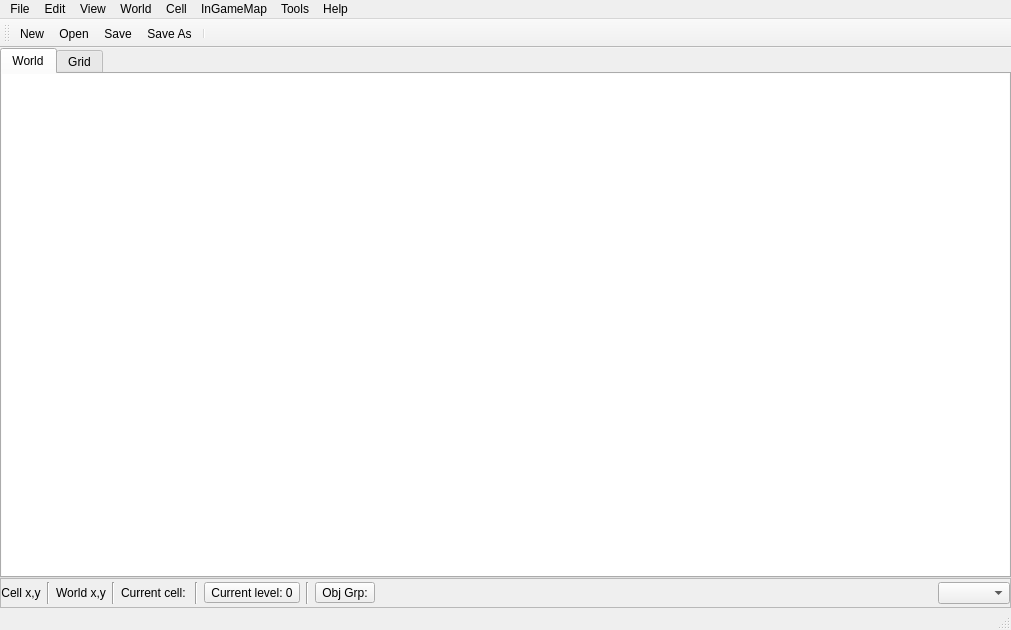
<?xml version="1.0" encoding="UTF-8"?>
<ui version="4.0">
 <class>MainWindow</class>
 <widget class="QMainWindow" name="MainWindow">
  <property name="geometry">
   <rect>
    <x>0</x>
    <y>0</y>
    <width>1011</width>
    <height>630</height>
   </rect>
  </property>
  <property name="windowTitle">
   <string>PZWorldEd</string>
  </property>
  <widget class="QWidget" name="centralWidget">
   <layout class="QGridLayout" name="gridLayout_4">
    <property name="leftMargin">
     <number>0</number>
    </property>
    <property name="topMargin">
     <number>0</number>
    </property>
    <property name="rightMargin">
     <number>0</number>
    </property>
    <property name="bottomMargin">
     <number>0</number>
    </property>
    <property name="verticalSpacing">
     <number>0</number>
    </property>
    <item row="0" column="0">
     <widget class="QTabWidget" name="documentTabWidget">
      <property name="currentIndex">
       <number>0</number>
      </property>
      <widget class="QWidget" name="tabWorld">
       <attribute name="title">
        <string>World</string>
       </attribute>
       <layout class="QGridLayout" name="gridLayout_3">
        <property name="leftMargin">
         <number>0</number>
        </property>
        <property name="topMargin">
         <number>0</number>
        </property>
        <property name="rightMargin">
         <number>0</number>
        </property>
        <property name="bottomMargin">
         <number>0</number>
        </property>
        <item row="0" column="0">
         <widget class="QGraphicsView" name="worldView">
          <property name="frameShape">
           <enum>QFrame::NoFrame</enum>
          </property>
          <property name="frameShadow">
           <enum>QFrame::Sunken</enum>
          </property>
         </widget>
        </item>
       </layout>
      </widget>
      <widget class="QWidget" name="tabCell">
       <attribute name="title">
        <string>Grid</string>
       </attribute>
       <layout class="QGridLayout" name="gridLayout_5">
        <property name="leftMargin">
         <number>0</number>
        </property>
        <property name="topMargin">
         <number>0</number>
        </property>
        <property name="rightMargin">
         <number>0</number>
        </property>
        <property name="bottomMargin">
         <number>0</number>
        </property>
        <item row="0" column="0">
         <widget class="QGraphicsView" name="cellView">
          <property name="frameShape">
           <enum>QFrame::NoFrame</enum>
          </property>
         </widget>
        </item>
       </layout>
      </widget>
     </widget>
    </item>
    <item row="1" column="0">
     <widget class="QFrame" name="viewTools">
      <property name="frameShape">
       <enum>QFrame::StyledPanel</enum>
      </property>
      <property name="frameShadow">
       <enum>QFrame::Raised</enum>
      </property>
      <layout class="QHBoxLayout" name="horizontalLayout">
       <property name="leftMargin">
        <number>0</number>
       </property>
       <property name="topMargin">
        <number>3</number>
       </property>
       <property name="rightMargin">
        <number>0</number>
       </property>
       <property name="bottomMargin">
        <number>3</number>
       </property>
       <item>
        <widget class="QLabel" name="coordinatesLabel">
         <property name="minimumSize">
          <size>
           <width>0</width>
           <height>0</height>
          </size>
         </property>
         <property name="text">
          <string>Cell x,y</string>
         </property>
         <property name="alignment">
          <set>Qt::AlignCenter</set>
         </property>
        </widget>
       </item>
       <item>
        <widget class="Line" name="line">
         <property name="orientation">
          <enum>Qt::Vertical</enum>
         </property>
        </widget>
       </item>
       <item>
        <widget class="QLabel" name="worldCoordinatesLabel">
         <property name="minimumSize">
          <size>
           <width>0</width>
           <height>0</height>
          </size>
         </property>
         <property name="text">
          <string>World x,y</string>
         </property>
         <property name="alignment">
          <set>Qt::AlignCenter</set>
         </property>
        </widget>
       </item>
       <item>
        <widget class="Line" name="line_4">
         <property name="orientation">
          <enum>Qt::Vertical</enum>
         </property>
        </widget>
       </item>
       <item>
        <widget class="QLabel" name="currentCellLabel">
         <property name="text">
          <string>Current cell: &lt;none&gt;</string>
         </property>
        </widget>
       </item>
       <item>
        <widget class="Line" name="line_2">
         <property name="orientation">
          <enum>Qt::Vertical</enum>
         </property>
        </widget>
       </item>
       <item>
        <widget class="QToolButton" name="currentLevelButton">
         <property name="text">
          <string>Current level: 0</string>
         </property>
         <property name="popupMode">
          <enum>QToolButton::InstantPopup</enum>
         </property>
         <property name="arrowType">
          <enum>Qt::NoArrow</enum>
         </property>
        </widget>
       </item>
       <item>
        <widget class="Line" name="line_3">
         <property name="orientation">
          <enum>Qt::Vertical</enum>
         </property>
        </widget>
       </item>
       <item>
        <widget class="QToolButton" name="objectGroupButton">
         <property name="text">
          <string>Obj Grp:</string>
         </property>
         <property name="popupMode">
          <enum>QToolButton::InstantPopup</enum>
         </property>
        </widget>
       </item>
       <item>
        <spacer name="horizontalSpacer">
         <property name="orientation">
          <enum>Qt::Horizontal</enum>
         </property>
         <property name="sizeHint" stdset="0">
          <size>
           <width>40</width>
           <height>20</height>
          </size>
         </property>
        </spacer>
       </item>
       <item>
        <widget class="QComboBox" name="zoomComboBox"/>
       </item>
      </layout>
     </widget>
    </item>
   </layout>
  </widget>
  <widget class="QMenuBar" name="menuBar">
   <property name="geometry">
    <rect>
     <x>0</x>
     <y>0</y>
     <width>1011</width>
     <height>17</height>
    </rect>
   </property>
   <widget class="QMenu" name="fileMenu">
    <property name="title">
     <string>File</string>
    </property>
    <widget class="QMenu" name="menuBMP_To_TMX">
     <property name="title">
      <string>BMP To TMX</string>
     </property>
     <addaction name="actionBMPToTMXAll"/>
     <addaction name="actionBMPToTMXSelected"/>
    </widget>
    <widget class="QMenu" name="menuTMX_To_BMP">
     <property name="title">
      <string>TMX To BMP</string>
     </property>
     <addaction name="actionTMXToBMPAll"/>
     <addaction name="actionTMXToBMPSelected"/>
    </widget>
    <widget class="QMenu" name="menuGenerate_Lots_8x8">
     <property name="title">
      <string>Generate Lots 8x8</string>
     </property>
     <addaction name="actionGenerateLotsAll8x8"/>
     <addaction name="actionGenerateLotsSelected8x8"/>
    </widget>
    <widget class="QMenu" name="menuOverwriteSpawnMap256">
     <property name="title">
      <string>Overwrite SpawnMap 8x8</string>
     </property>
     <addaction name="actionOverwriteSpawnMap_AllCells_256"/>
     <addaction name="actionOverwriteSpawnMap_SelectedCells_256"/>
    </widget>
    <addaction name="actionNew"/>
    <addaction name="actionOpen"/>
    <addaction name="actionSave"/>
    <addaction name="actionSaveAs"/>
    <addaction name="separator"/>
    <addaction name="menuBMP_To_TMX"/>
    <addaction name="menuTMX_To_BMP"/>
    <addaction name="menuGenerate_Lots_8x8"/>
    <addaction name="actionExportModAll8x8"/>
    <addaction name="menuOverwriteSpawnMap256"/>
    <addaction name="actionLUAObjectDump"/>
    <addaction name="actionWriteObjects"/>
    <addaction name="actionReadObjectsFromLua"/>
    <addaction name="actionWriteRoomTonesToLua"/>
    <addaction name="separator"/>
    <addaction name="actionClose"/>
    <addaction name="actionCloseAll"/>
    <addaction name="actionQuit"/>
   </widget>
   <widget class="QMenu" name="helpMenu">
    <property name="title">
     <string>Help</string>
    </property>
    <addaction name="actionAboutQt"/>
   </widget>
   <widget class="QMenu" name="editMenu">
    <property name="title">
     <string>Edit</string>
    </property>
    <addaction name="separator"/>
    <addaction name="actionCopy"/>
    <addaction name="actionPaste"/>
    <addaction name="actionClipboard"/>
    <addaction name="separator"/>
    <addaction name="actionPreferences"/>
    <addaction name="actionKeyboardShortcuts"/>
   </widget>
   <widget class="QMenu" name="menuView">
    <property name="title">
     <string>View</string>
    </property>
    <addaction name="actionShowCellBorder"/>
    <addaction name="actionShowCoordinates"/>
    <addaction name="actionShowGrid"/>
    <addaction name="actionShowInvisibleTiles"/>
    <addaction name="actionShowLotFloorsOnly"/>
    <addaction name="actionShowMiniMap"/>
    <addaction name="actionShowObjects"/>
    <addaction name="actionShowObjectNames"/>
    <addaction name="actionShowOtherWorlds"/>
    <addaction name="actionShowBMP"/>
    <addaction name="actionShowWorldThumbnails"/>
    <addaction name="actionShowZombieSpawnImage"/>
    <addaction name="actionShowBiomeMap"/>
    <addaction name="actionShowZonesInWorldView"/>
    <addaction name="separator"/>
    <addaction name="actionHighlightCurrentLevel"/>
    <addaction name="actionHighlightRoomUnderPointer"/>
    <addaction name="actionLevelAbove"/>
    <addaction name="actionLevelBelow"/>
    <addaction name="separator"/>
    <addaction name="actionZoomIn"/>
    <addaction name="actionZoomOut"/>
    <addaction name="actionZoomNormal"/>
    <addaction name="separator"/>
   </widget>
   <widget class="QMenu" name="menuWorld">
    <property name="title">
     <string>World</string>
    </property>
    <addaction name="actionEditCell"/>
    <addaction name="actionGoToXY"/>
    <addaction name="actionResizeWorld"/>
    <addaction name="separator"/>
    <addaction name="actionObjectGroups"/>
    <addaction name="actionObjectTypes"/>
    <addaction name="separator"/>
    <addaction name="actionEnums"/>
    <addaction name="actionProperties"/>
    <addaction name="actionTemplates"/>
    <addaction name="separator"/>
    <addaction name="actionRemoveRoad"/>
    <addaction name="actionRemoveBMP"/>
   </widget>
   <widget class="QMenu" name="menuCell">
    <property name="title">
     <string>Cell</string>
    </property>
    <addaction name="actionRemoveLot"/>
    <addaction name="actionRemoveObject"/>
    <addaction name="actionSplitObjectPolygon"/>
    <addaction name="separator"/>
    <addaction name="actionExtractLots"/>
    <addaction name="actionExtractObjects"/>
    <addaction name="separator"/>
    <addaction name="actionClearCell"/>
    <addaction name="actionClearMapOnly"/>
    <addaction name="actionRemoveEmptyBorderCells"/>
    <addaction name="actionCheckForHoles"/>
   </widget>
   <widget class="QMenu" name="menuTools">
    <property name="title">
     <string>Tools</string>
    </property>
    <widget class="QMenu" name="menuAlias_Fixup">
     <property name="title">
      <string>Tiles From -&gt; To</string>
     </property>
     <addaction name="actionFromToAll"/>
     <addaction name="actionFromToSelected"/>
    </widget>
    <addaction name="actionLotPackViewer"/>
    <addaction name="menuAlias_Fixup"/>
    <addaction name="actionBuildingsToPNG"/>
    <addaction name="actionLootInspector"/>
    <addaction name="actionZonesToPNG"/>
    <addaction name="separator"/>
    <addaction name="actionTerrainImageEditor"/>
    <addaction name="actionGenerateBiomeMap"/>
    <addaction name="actionWorldGenPreview"/>
    <addaction name="actionWorldGenPrefabEditor"/>
   </widget>
   <widget class="QMenu" name="menuInGameMap">
    <property name="title">
     <string>InGameMap</string>
    </property>
    <addaction name="actionRemoveInGameMapFeatures"/>
    <addaction name="actionRemoveInGameMapPoints"/>
    <addaction name="actionSplitInGameMapPolygon"/>
    <addaction name="actionAddInGameMapHole"/>
    <addaction name="actionRemoveInGameMapHole"/>
    <addaction name="actionConvertToPolygon"/>
    <addaction name="separator"/>
    <addaction name="actionGenerateInGameMapBuildingFeatures"/>
    <addaction name="actionGenerateInGameMapTreeFeatures"/>
    <addaction name="actionGenerateInGameMapWaterFeatures"/>
    <addaction name="actionGenerateInGameMapRoadFeatures"/>
    <addaction name="separator"/>
    <addaction name="actionReadInGameMapFeaturesXML"/>
    <addaction name="actionWriteInGameMapFeaturesXML_256"/>
    <addaction name="actionOverwriteInGameMapFeaturesXML_256"/>
    <addaction name="actionCreateFeatureImage"/>
    <addaction name="actionCreateWorldImage"/>
    <addaction name="actionCreateImagePyramid"/>
   </widget>
   <addaction name="fileMenu"/>
   <addaction name="editMenu"/>
   <addaction name="menuView"/>
   <addaction name="menuWorld"/>
   <addaction name="menuCell"/>
   <addaction name="menuInGameMap"/>
   <addaction name="menuTools"/>
   <addaction name="helpMenu"/>
  </widget>
  <widget class="QToolBar" name="mainToolBar">
   <property name="windowTitle">
    <string>Main Toolbar</string>
   </property>
   <property name="toolButtonStyle">
    <enum>Qt::ToolButtonFollowStyle</enum>
   </property>
   <attribute name="toolBarArea">
    <enum>TopToolBarArea</enum>
   </attribute>
   <attribute name="toolBarBreak">
    <bool>false</bool>
   </attribute>
   <addaction name="actionNew"/>
   <addaction name="actionOpen"/>
   <addaction name="actionSave"/>
   <addaction name="actionSaveAs"/>
   <addaction name="separator"/>
  </widget>
  <widget class="QStatusBar" name="statusBar"/>
  <action name="actionQuit">
   <property name="icon">
    <iconset resource="editor.qrc">
     <normaloff>:/images/16x16/application-exit.png</normaloff>:/images/16x16/application-exit.png</iconset>
   </property>
   <property name="text">
    <string>Quit</string>
   </property>
   <property name="menuRole">
    <enum>QAction::QuitRole</enum>
   </property>
  </action>
  <action name="actionAboutQt">
   <property name="text">
    <string>About Qt</string>
   </property>
   <property name="menuRole">
    <enum>QAction::AboutQtRole</enum>
   </property>
  </action>
  <action name="actionOpen">
   <property name="icon">
    <iconset resource="editor.qrc">
     <normaloff>:/images/16x16/document-open.png</normaloff>:/images/16x16/document-open.png</iconset>
   </property>
   <property name="text">
    <string>Open...</string>
   </property>
  </action>
  <action name="actionEditCell">
   <property name="text">
    <string>Edit Cell</string>
   </property>
  </action>
  <action name="actionUndo">
   <property name="text">
    <string>Undo</string>
   </property>
  </action>
  <action name="actionRedo">
   <property name="text">
    <string>Redo</string>
   </property>
  </action>
  <action name="actionZoomIn">
   <property name="icon">
    <iconset resource="editor.qrc">
     <normaloff>:/images/16x16/zoom-in.png</normaloff>:/images/16x16/zoom-in.png</iconset>
   </property>
   <property name="text">
    <string>Zoom In</string>
   </property>
  </action>
  <action name="actionZoomOut">
   <property name="icon">
    <iconset resource="editor.qrc">
     <normaloff>:/images/16x16/zoom-out.png</normaloff>:/images/16x16/zoom-out.png</iconset>
   </property>
   <property name="text">
    <string>Zoom Out</string>
   </property>
  </action>
  <action name="actionShowGrid">
   <property name="checkable">
    <bool>true</bool>
   </property>
   <property name="text">
    <string>Show Grid</string>
   </property>
   <property name="shortcut">
    <string>Ctrl+G</string>
   </property>
  </action>
  <action name="actionHighlightCurrentLevel">
   <property name="checkable">
    <bool>true</bool>
   </property>
   <property name="text">
    <string>Highlight Current Level</string>
   </property>
   <property name="shortcut">
    <string>H</string>
   </property>
  </action>
  <action name="actionZoomNormal">
   <property name="icon">
    <iconset resource="editor.qrc">
     <normaloff>:/images/16x16/zoom-original.png</normaloff>:/images/16x16/zoom-original.png</iconset>
   </property>
   <property name="text">
    <string>Normal Size</string>
   </property>
   <property name="shortcut">
    <string>Ctrl+0</string>
   </property>
  </action>
  <action name="actionSave">
   <property name="icon">
    <iconset resource="editor.qrc">
     <normaloff>:/images/16x16/document-save.png</normaloff>:/images/16x16/document-save.png</iconset>
   </property>
   <property name="text">
    <string>Save</string>
   </property>
  </action>
  <action name="actionSaveAs">
   <property name="icon">
    <iconset resource="editor.qrc">
     <normaloff>:/images/16x16/document-save-as.png</normaloff>:/images/16x16/document-save-as.png</iconset>
   </property>
   <property name="text">
    <string>Save As...</string>
   </property>
  </action>
  <action name="actionClose">
   <property name="text">
    <string>Close</string>
   </property>
  </action>
  <action name="actionCloseAll">
   <property name="text">
    <string>Close All</string>
   </property>
  </action>
  <action name="actionProperties">
   <property name="text">
    <string>Property Definitions...</string>
   </property>
  </action>
  <action name="actionTemplates">
   <property name="text">
    <string>Templates...</string>
   </property>
  </action>
  <action name="actionShowCoordinates">
   <property name="checkable">
    <bool>true</bool>
   </property>
   <property name="text">
    <string>Show Coordinates</string>
   </property>
  </action>
  <action name="actionRemoveLot">
   <property name="icon">
    <iconset resource="editor.qrc">
     <normaloff>:/images/16x16/edit-delete.png</normaloff>:/images/16x16/edit-delete.png</iconset>
   </property>
   <property name="text">
    <string>Remove Selected Lots</string>
   </property>
   <property name="toolTip">
    <string>Remove Selected Lots</string>
   </property>
  </action>
  <action name="actionNew">
   <property name="icon">
    <iconset resource="editor.qrc">
     <normaloff>:/images/16x16/document-new.png</normaloff>:/images/16x16/document-new.png</iconset>
   </property>
   <property name="text">
    <string>New...</string>
   </property>
  </action>
  <action name="actionCreateObject">
   <property name="icon">
    <iconset resource="editor.qrc">
     <normaloff>:/images/24x24/insert-object.png</normaloff>:/images/24x24/insert-object.png</iconset>
   </property>
   <property name="text">
    <string>Create Object</string>
   </property>
  </action>
  <action name="actionRemoveObject">
   <property name="icon">
    <iconset resource="editor.qrc">
     <normaloff>:/images/16x16/edit-delete.png</normaloff>:/images/16x16/edit-delete.png</iconset>
   </property>
   <property name="text">
    <string>Remove Selected Objects</string>
   </property>
   <property name="toolTip">
    <string>Remove Selected Objects</string>
   </property>
  </action>
  <action name="actionSnapToGrid">
   <property name="checkable">
    <bool>true</bool>
   </property>
   <property name="text">
    <string>Snap To Grid</string>
   </property>
  </action>
  <action name="actionObjectTypes">
   <property name="text">
    <string>Object Types...</string>
   </property>
  </action>
  <action name="actionClearCell">
   <property name="icon">
    <iconset resource="editor.qrc">
     <normaloff>:/images/16x16/edit-clear.png</normaloff>:/images/16x16/edit-clear.png</iconset>
   </property>
   <property name="text">
    <string>Clear</string>
   </property>
  </action>
  <action name="actionPreferences">
   <property name="text">
    <string>Preferences...</string>
   </property>
   <property name="menuRole">
    <enum>QAction::PreferencesRole</enum>
   </property>
  </action>
  <action name="actionShowMiniMap">
   <property name="checkable">
    <bool>true</bool>
   </property>
   <property name="text">
    <string>Show Mini-map</string>
   </property>
   <property name="shortcut">
    <string>M</string>
   </property>
  </action>
  <action name="actionClearMapOnly">
   <property name="text">
    <string>Clear Map Only</string>
   </property>
  </action>
  <action name="actionRemoveEmptyBorderCells">
   <property name="icon">
    <iconset resource="editor.qrc">
     <normaloff>:/images/16x16/edit-delete.png</normaloff>:/images/16x16/edit-delete.png</iconset>
   </property>
   <property name="text">
    <string>Remove All Empty Border Cells...</string>
   </property>
   <property name="toolTip">
    <string>Shrink the rectangular world around cells containing actual map data</string>
   </property>
  </action>
  <action name="actionExtractLots">
   <property name="text">
    <string>Extract Lots...</string>
   </property>
  </action>
  <action name="actionExtractObjects">
   <property name="text">
    <string>Extract Objects...</string>
   </property>
  </action>
  <action name="actionObjectGroups">
   <property name="text">
    <string>Object Groups...</string>
   </property>
  </action>
  <action name="actionCopy">
   <property name="icon">
    <iconset resource="editor.qrc">
     <normaloff>:/images/16x16/edit-copy.png</normaloff>:/images/16x16/edit-copy.png</iconset>
   </property>
   <property name="text">
    <string>Copy</string>
   </property>
  </action>
  <action name="actionPaste">
   <property name="icon">
    <iconset resource="editor.qrc">
     <normaloff>:/images/16x16/edit-paste.png</normaloff>:/images/16x16/edit-paste.png</iconset>
   </property>
   <property name="text">
    <string>Paste</string>
   </property>
  </action>
  <action name="actionClipboard">
   <property name="text">
    <string>Show Clipboard</string>
   </property>
  </action>
  <action name="actionLevelAbove">
   <property name="text">
    <string>Select Level Above</string>
   </property>
   <property name="shortcut">
    <string>PgUp</string>
   </property>
  </action>
  <action name="actionLevelBelow">
   <property name="text">
    <string>Select Level Below</string>
   </property>
   <property name="shortcut">
    <string>PgDown</string>
   </property>
  </action>
  <action name="actionShowObjectNames">
   <property name="checkable">
    <bool>true</bool>
   </property>
   <property name="text">
    <string>Show Object Names</string>
   </property>
  </action>
  <action name="actionRemoveRoad">
   <property name="icon">
    <iconset resource="editor.qrc">
     <normaloff>:/images/16x16/edit-delete.png</normaloff>:/images/16x16/edit-delete.png</iconset>
   </property>
   <property name="text">
    <string>Removed Selected Roads</string>
   </property>
   <property name="toolTip">
    <string>Remove Selected Roads</string>
   </property>
  </action>
  <action name="actionBMPToTMXAll">
   <property name="text">
    <string>All Cells...</string>
   </property>
  </action>
  <action name="actionBMPToTMXSelected">
   <property name="text">
    <string>Selected Cells Only...</string>
   </property>
  </action>
  <action name="actionRemoveBMP">
   <property name="icon">
    <iconset resource="editor.qrc">
     <normaloff>:/images/16x16/edit-delete.png</normaloff>:/images/16x16/edit-delete.png</iconset>
   </property>
   <property name="text">
    <string>Remove Selected BMP Images</string>
   </property>
  </action>
  <action name="actionShowBMP">
   <property name="checkable">
    <bool>true</bool>
   </property>
   <property name="text">
    <string>Show BMP Images</string>
   </property>
  </action>
  <action name="actionResizeWorld">
   <property name="icon">
    <iconset resource="editor.qrc">
     <normaloff>:/images/16x16/document-page-setup.png</normaloff>:/images/16x16/document-page-setup.png</iconset>
   </property>
   <property name="text">
    <string>Resize World...</string>
   </property>
  </action>
  <action name="actionLotPackViewer">
   <property name="text">
    <string>LotPack Viewer</string>
   </property>
  </action>
  <action name="actionFromToAll">
   <property name="text">
    <string>All Cells...</string>
   </property>
  </action>
  <action name="actionFromToSelected">
   <property name="text">
    <string>Selected Cells Only...</string>
   </property>
  </action>
  <action name="actionHMMesh">
   <property name="checkable">
    <bool>true</bool>
   </property>
   <property name="text">
    <string>Mesh</string>
   </property>
  </action>
  <action name="actionHMFlat">
   <property name="checkable">
    <bool>true</bool>
   </property>
   <property name="text">
    <string>Flat</string>
   </property>
  </action>
  <action name="actionGoToXY">
   <property name="text">
    <string>Go To Coordinates...</string>
   </property>
  </action>
  <action name="actionEnums">
   <property name="text">
    <string>Enums...</string>
   </property>
  </action>
  <action name="actionLUAObjectDump">
   <property name="text">
    <string>Write Spawn Points...</string>
   </property>
  </action>
  <action name="actionHighlightRoomUnderPointer">
   <property name="checkable">
    <bool>true</bool>
   </property>
   <property name="text">
    <string>Highlight Room Under Pointer</string>
   </property>
   <property name="shortcut">
    <string>Ctrl+R</string>
   </property>
  </action>
  <action name="actionBuildingsToPNG">
   <property name="text">
    <string>Buildings To PNG...</string>
   </property>
  </action>
  <action name="actionLootInspector">
   <property name="text">
    <string>Loot Inspector</string>
   </property>
  </action>
  <action name="actionGenerateBiomeMap">
   <property name="text">
    <string>Generate Biome Map...</string>
   </property>
   <property name="toolTip">
     <string>Compose red biome IDs and the seven Biomemap-managed zone types into 256x256 tiles; other vector zones remain in objects.lua</string>
   </property>
  </action>
  <action name="actionTerrainImageEditor">
   <property name="text">
    <string>Terrain / Vegetation Image Editor...</string>
   </property>
   <property name="toolTip">
    <string>Paint Rules.txt colors into multi-cell Map.png and Map_veg.png files</string>
   </property>
  </action>
  <action name="actionWorldGenPreview">
   <property name="enabled">
    <bool>false</bool>
   </property>
   <property name="text">
    <string>WorldGen Biome Editor / Preview...</string>
   </property>
   <property name="toolTip">
    <string>Edit biome features and preview game plus project biomes on a 2x2-chunk block</string>
   </property>
  </action>
  <action name="actionWorldGenPrefabEditor">
   <property name="enabled">
    <bool>false</bool>
   </property>
   <property name="text">
    <string>WorldGen Prefab Editor...</string>
   </property>
   <property name="toolTip">
    <string>View, create, import, edit and stage static WorldGen prefabs without biome controls</string>
   </property>
  </action>
  <action name="actionWriteObjects">
   <property name="text">
    <string>Write Objects to Lua...</string>
   </property>
  </action>
  <action name="actionTMXToBMPAll">
   <property name="text">
    <string>All Cells...</string>
   </property>
  </action>
  <action name="actionTMXToBMPSelected">
   <property name="text">
    <string>Selected Cells Only...</string>
   </property>
  </action>
  <action name="actionShowObjects">
   <property name="checkable">
    <bool>true</bool>
   </property>
   <property name="text">
    <string>Show Objects</string>
   </property>
  </action>
  <action name="actionShowOtherWorlds">
   <property name="checkable">
    <bool>true</bool>
   </property>
   <property name="text">
    <string>Show Other Worlds</string>
   </property>
  </action>
  <action name="actionGenerateInGameMapBuildingFeatures">
   <property name="text">
    <string>Generate Building Features</string>
   </property>
  </action>
  <action name="actionGenerateInGameMapWaterFeatures">
   <property name="text">
    <string>Generate Water Features</string>
   </property>
  </action>
  <action name="actionGenerateInGameMapRoadFeatures">
   <property name="text">
    <string>Generate Road Features</string>
   </property>
   <property name="toolTip">
    <string>Generate primary, secondary, tertiary, trail and railway features from map tiles</string>
   </property>
  </action>
  <action name="actionReadInGameMapFeaturesXML">
   <property name="icon">
    <iconset resource="editor.qrc">
     <normaloff>:/images/16x16/document-open.png</normaloff>:/images/16x16/document-open.png</iconset>
   </property>
   <property name="text">
    <string>Read Features XML...</string>
   </property>
  </action>
  <action name="actionSplitInGameMapPolygon">
   <property name="text">
    <string>Split Polygon</string>
   </property>
  </action>
  <action name="actionRemoveInGameMapPoints">
   <property name="icon">
    <iconset resource="editor.qrc">
     <normaloff>:/images/16x16/edit-delete.png</normaloff>:/images/16x16/edit-delete.png</iconset>
   </property>
   <property name="text">
    <string>Remove Selected Points</string>
   </property>
  </action>
  <action name="actionGenerateInGameMapTreeFeatures">
   <property name="text">
    <string>Generate Tree Features</string>
   </property>
  </action>
  <action name="actionRemoveInGameMapFeatures">
   <property name="icon">
    <iconset resource="editor.qrc">
     <normaloff>:/images/16x16/edit-delete.png</normaloff>:/images/16x16/edit-delete.png</iconset>
   </property>
   <property name="text">
    <string>Remove Selected Features</string>
   </property>
   <property name="shortcut">
    <string>Del</string>
   </property>
  </action>
  <action name="actionCreateImagePyramid">
   <property name="text">
    <string>Create Image Pyramid...</string>
   </property>
  </action>
  <action name="actionAddInGameMapHole">
   <property name="text">
    <string>Add Polygon Hole</string>
   </property>
  </action>
  <action name="actionRemoveInGameMapHole">
   <property name="text">
    <string>Remove Polygon Hole</string>
   </property>
  </action>
  <action name="actionConvertToPolygon">
   <property name="text">
    <string>Convert To Polygon</string>
   </property>
  </action>
  <action name="actionShowZonesInWorldView">
   <property name="checkable">
    <bool>true</bool>
   </property>
   <property name="text">
    <string>Show Zones In World View</string>
   </property>
  </action>
  <action name="actionShowZombieSpawnImage">
   <property name="checkable">
    <bool>true</bool>
   </property>
   <property name="text">
    <string>Show Zombie Spawn Image</string>
   </property>
  </action>
  <action name="actionShowBiomeMap">
   <property name="checkable">
    <bool>true</bool>
   </property>
   <property name="text">
    <string>Show Biomemap (Biome Layer)</string>
   </property>
   <property name="toolTip">
    <string>Display the red Biome channel from maps/biome.png or biomemap tiles</string>
   </property>
  </action>
  <action name="actionSplitObjectPolygon">
   <property name="text">
    <string>Split Object Polygon</string>
   </property>
  </action>
  <action name="actionCreateWorldImage">
   <property name="text">
    <string>Create World Image...</string>
   </property>
  </action>
  <action name="actionGenerateLotsAll8x8">
   <property name="text">
    <string>All Cells...</string>
   </property>
  </action>
  <action name="actionGenerateLotsSelected8x8">
   <property name="text">
    <string>Selected Cells Only...</string>
   </property>
  </action>
  <action name="actionExportModAll8x8">
   <property name="text">
    <string>Export Complete Mod (8x8)...</string>
   </property>
   <property name="toolTip">
    <string>Generate all LOT files and create a complete Project Zomboid mod structure.</string>
   </property>
  </action>
  <action name="actionWriteInGameMapFeaturesXML_256">
   <property name="icon">
    <iconset resource="editor.qrc">
     <normaloff>:/images/16x16/document-save-as.png</normaloff>:/images/16x16/document-save-as.png</iconset>
   </property>
   <property name="text">
    <string>Write Features XML 8x8...</string>
   </property>
   <property name="toolTip">
    <string>Don't forget to do this!</string>
   </property>
  </action>
  <action name="actionOverwriteInGameMapFeaturesXML_256">
   <property name="text">
    <string>Overwrite256</string>
   </property>
   <property name="toolTip">
    <string>Overwrite 256</string>
   </property>
  </action>
  <action name="actionZonesToPNG">
   <property name="text">
    <string>Zones To PNG...</string>
   </property>
  </action>
  <action name="actionWriteRoomTonesToLua">
   <property name="text">
    <string>Write RoomTones to Lua...</string>
   </property>
  </action>
  <action name="actionShowInvisibleTiles">
   <property name="checkable">
    <bool>true</bool>
   </property>
   <property name="text">
    <string>Show Invisible Tiles</string>
   </property>
  </action>
  <action name="actionShowCellBorder">
   <property name="checkable">
    <bool>true</bool>
   </property>
   <property name="text">
    <string>Show Cell Border</string>
   </property>
  </action>
  <action name="actionOverwriteSpawnMap_AllCells_256">
   <property name="text">
    <string>All Cells...</string>
   </property>
   <property name="toolTip">
    <string>All Cells</string>
   </property>
  </action>
  <action name="actionOverwriteSpawnMap_SelectedCells_256">
   <property name="text">
    <string>Selected Cells...</string>
   </property>
   <property name="toolTip">
    <string>Selected Cells</string>
   </property>
  </action>
  <action name="actionCreateFeatureImage">
   <property name="text">
    <string>Create Feature Image...</string>
   </property>
  </action>
  <action name="actionReadObjectsFromLua">
   <property name="text">
    <string>Read Objects from Lua...</string>
   </property>
  </action>
  <action name="actionShowLotFloorsOnly">
   <property name="checkable">
    <bool>true</bool>
   </property>
   <property name="text">
    <string>Show Lot Floors Only</string>
   </property>
   <property name="shortcut">
    <string>Ctrl+L</string>
   </property>
  </action>
  <action name="actionKeyboardShortcuts">
   <property name="text">
    <string>Keyboard Shortcuts...</string>
   </property>
  </action>
  <action name="actionShowWorldThumbnails">
   <property name="checkable">
    <bool>true</bool>
   </property>
   <property name="text">
    <string>Show World Thumbnails</string>
   </property>
  </action>
  <action name="actionCheckForHoles">
   <property name="text">
    <string>Check For Holes</string>
   </property>
  </action>
 </widget>
 <layoutdefault spacing="6" margin="11"/>
 <resources>
  <include location="editor.qrc"/>
 </resources>
 <connections/>
</ui>
